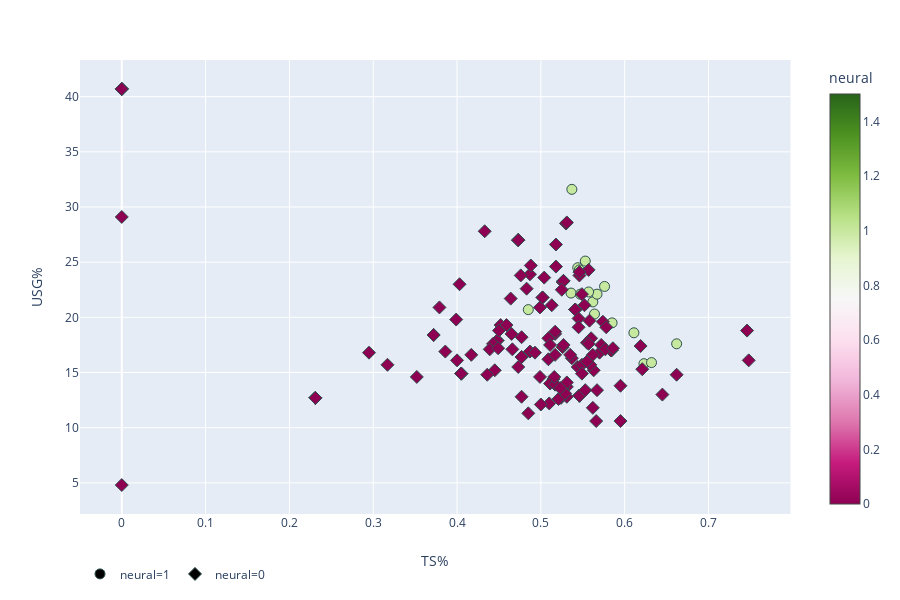

Notebook cell for this chart:
### Code cell
fig = px.scatter(test_master_w_predictions, x='TS%', y='USG%',
                 color='neural',
                 hover_name='Player_name',
                 hover_data=['USG%', 'PER', 'MP', 'VORP', 'Age', 'RPG', 'VORP', 'WS'], 
                 color_continuous_scale=px.colors.diverging.PiYG,
                 symbol='neural')
fig.update_traces(marker=dict(size=10,
                              line=dict(width=1,
                                        color='DarkSlateGrey')),
                  selector=dict(mode='markers'))
fig.update_layout(legend_orientation="h")
# fig.update_xaxes(range=[-2, 4.5])
fig.show()
# plotly.offline.plot(fig, filename='html_files/usg_ts%.html')

### Figure 1 — Plotly figure (JSON) as saved in the notebook; plotly's stock layout.template omitted (floating-point values rounded to 4 significant figures; data arrays with more than 128 entries replaced by an {"elided": "..."} marker saying what was removed)
{"data": [{"customdata": {"elided": "17x8 float values"}, "hoverlabel": {"namelength": 0}, "hovertemplate": "<b>%{hovertext}</b><br><br>neural=%{marker.color}<br>TS%=%{x}<br>USG%=%{customdata[0]}<br>PER=%{customdata[1]}<br>MP=%{customdata[2]}<br>VORP=%{customdata[6]}<br>Age=%{customdata[4]}<br>RPG=%{customdata[5]}<br>WS=%{customdata[7]}", "hovertext": ["Bam Adebayo", "Jarrett Allen", "De'Aaron Fox", "Lauri Markkanen", "Donovan Mitchell", "Jayson Tatum", "Jaylen Brown", "Brandon Ingram", "Dejounte Murray", "Jamal Murray", "Domantas Sabonis", "Ben Simmons", "Montrezl Harrell", "Willy Hernangomez", "Richaun Holmes", "Kristaps Porzingis", "Myles Turner"], "legendgroup": "neural=1", "marker": {"color": [1, 1, 1, 1, 1, 1, 1, 1, 1, 1, 1, 1, 1, 1, 1, 1, 1], "coloraxis": "coloraxis", "line": {"color": "DarkSlateGrey", "width": 1}, "size": 10, "symbol": "circle"}, "mode": "markers", "name": "neural=1", "showlegend": true, "type": "scatter", "x": [0.623, 0.632, 0.544, 0.553, 0.537, 0.547, 0.562, 0.536, 0.485, 0.576, 0.567, 0.557, 0.662, 0.564, 0.611, 0.546, 0.585], "xaxis": "x", "y": [15.8, 15.9, 24.5, 25.1, 31.6, 22.1, 21.4, 22.2, 20.7, 22.8, 22.1, 22.3, 17.6, 20.3, 18.6, 24.3, 19.5], "yaxis": "y"}, {"customdata": {"elided": "147x8 float values"}, "hoverlabel": {"namelength": 0}, "hovertemplate": "<b>%{hovertext}</b><br><br>neural=%{marker.color}<br>TS%=%{x}<br>USG%=%{customdata[0]}<br>PER=%{customdata[1]}<br>MP=%{customdata[2]}<br>VORP=%{customdata[6]}<br>Age=%{customdata[4]}<br>RPG=%{customdata[5]}<br>WS=%{customdata[7]}", "hovertext": {"elided": "147 str values"}, "legendgroup": "neural=0", "marker": {"color": {"elided": "147 int values"}, "coloraxis": "coloraxis", "line": {"color": "DarkSlateGrey", "width": 1}, "size": 10, "symbol": "diamond"}, "mode": "markers", "name": "neural=0", "showlegend": true, "type": "scatter", "x": {"elided": "147 float values"}, "xaxis": "x", "y": {"elided": "147 float values"}, "yaxis": "y"}], "layout": {"coloraxis": {"colorbar": {"title": {"text": "neural"}}, "colorscale": [[0, "rgb(142,1,82)"], [0.1, "rgb(197,27,125)"], [0.2, "rgb(222,119,174)"], [0.3, "rgb(241,182,218)"], [0.4, "rgb(253,224,239)"], [0.5, "rgb(247,247,247)"], [0.6, "rgb(230,245,208)"], [0.7, "rgb(184,225,134)"], [0.8, "rgb(127,188,65)"], [0.9, "rgb(77,146,33)"], [1, "rgb(39,100,25)"]]}, "height": 600, "legend": {"orientation": "h", "tracegroupgap": 0}, "margin": {"t": 60}, "xaxis": {"anchor": "y", "domain": [0, 0.98], "title": {"text": "TS%"}}, "yaxis": {"anchor": "x", "domain": [0, 1], "title": {"text": "USG%"}}}}
